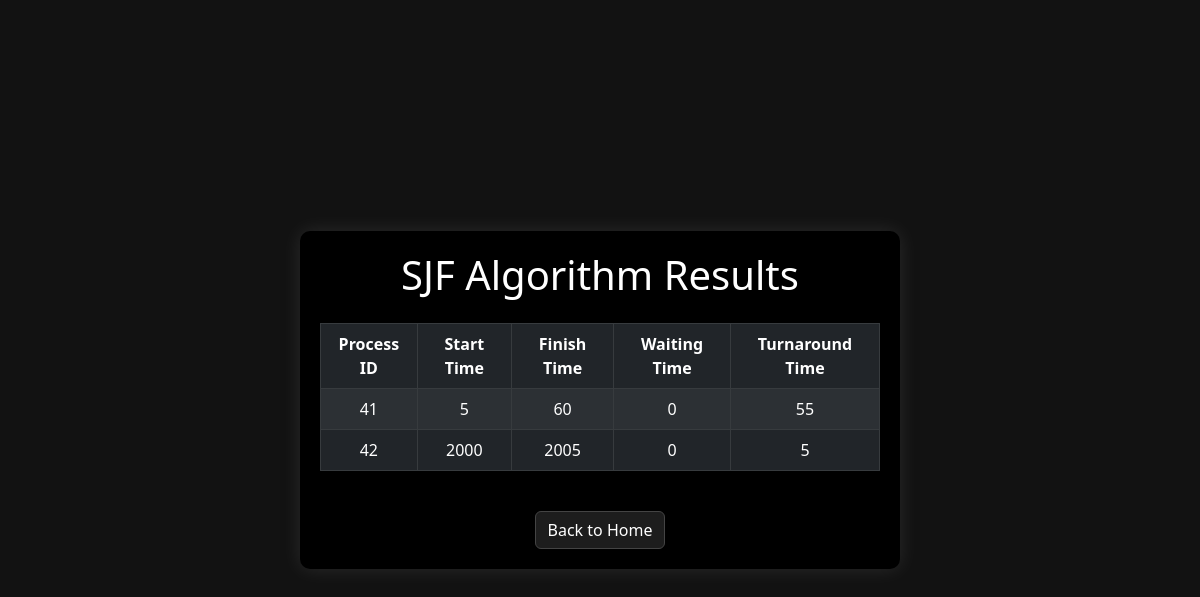
Page /sjf/ on the committed database.
### home/models.py (models this page shows, shortened)
class DynamicProcessModel(models.Model):
    process_name = models.PositiveSmallIntegerField()
    arrival_time = models.PositiveSmallIntegerField()
    burst_time = models.PositiveSmallIntegerField()
    priority = models.PositiveIntegerField(default=0)
    quantum = models.PositiveSmallIntegerField(default=5)

### home/views.py (the view)
# urls.py: path('sjf/', views.SjfView.as_view(), name='sjf'),
class SjfView(View):
    def get(self, request, *args, **kwargs):
        processes = list(
            DynamicProcessModel.objects.values("id", "arrival_time", "burst_time")
        )
        sjf = SJFAlgorithm(processes)
        sjf.execute()
        results = sjf.get_results()
        return render(request, 'home/sjf.html', {'results': results})

### home/algorithm.py (called while the page is built)
    def get_results(self):
        return self.scheduled_processes

### home/templates/home/sjf.html (shortened to what this page needs)
<!DOCTYPE html>
<html lang="en">
<head>
    <link href="https://cdn.jsdelivr.net/npm/bootstrap@5.3.0-alpha1/dist/css/bootstrap.min.css" rel="stylesheet">
</head>
<body>
    <div class="result-container text-center">
        <h1 class="mb-4">SJF Algorithm Results</h1>
        <div class="table-wrapper">
            <table class="table table-bordered table-dark table-striped">
                <thead>
                    <tr>
                        <th>Process ID</th>
                        <th>Start Time</th>
                        <th>Finish Time</th>
                        <th>Waiting Time</th>
                        <th>Turnaround Time</th>
                    </tr>
                </thead>
                <tbody>
                    {% for process in results %}
                    <tr>
                        <td>{{ process.id }}</td>
                        <td>{{ process.start_time }}</td>
                        <td>{{ process.finish_time }}</td>
                        <td>{{ process.waiting_time }}</td>
                        <td>{{ process.turnaround_time }}</td>
                    </tr>
                    {% endfor %}
                </tbody>
            </table>
        </div>
        <div class="mt-4">
            <a href="/" class="btn btn-custom">Back to Home</a>
        </div>
    </div>
</body>
</html>

### home/templates/home/sjf.html (style rules this page uses)
body { height: 100vh; display: flex; justify-content: center; align-items: center; background-color: #121212; color: #ffffff; }
.result-container { background-color: #000000; border-radius: 10px; padding: 20px; width: 80%; max-width: 600px; box-shadow: 0 0 20px rgba(255, 255, 255, 0.1); }
.table-wrapper { overflow-x: auto; }
.btn-custom { background-color: #1d1d1d; color: #ffffff; border: 1px solid #444; }

### rows in the picture
DynamicProcessModel: id "42", start_time "2000", finish_time "2005", waiting_time "0", turnaround_time "5"

### other values in the picture
{{ process.id }} "41"
{{ process.start_time }} "5"
{{ process.finish_time }} "60"
{{ process.waiting_time }} "0"
{{ process.turnaround_time }} "55"
